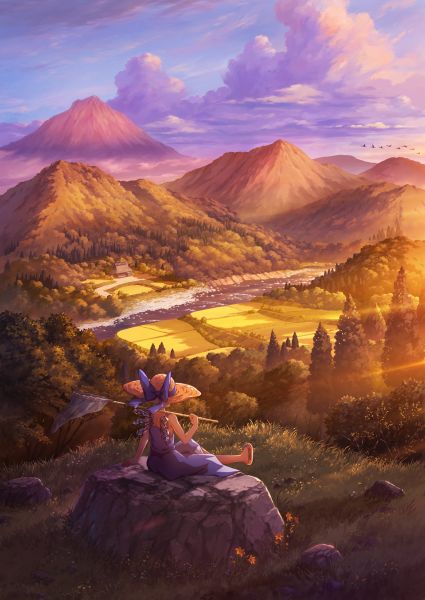
#> input picture NoelleBot/f.jpg, 849 x 1200 px (shown at 1/2 size)
$ python test.py
#> lines starting #> are read from the running program, lines starting #| are printed output that depends on the picture
'''使用时在桌面放置两个文件 f.jpg and b.jpg,尽量使用jpg格式，而不是单纯的更改文件名，
为使生成后表图尽可能接近原图，本程序根据LAB颜色空间进行近似化处理，详情见https://blog.csdn.net/qq_16564093/article/details/80698479'''

from PIL import Image
import time
def colorful_shio(brightness_f,brightness_b):
    '''给定两个参数调整里外图亮度以求得最佳幻坦效果'''
#> called with brightness_f = 12, brightness_b = 7
    start=time.time()
    image_f=Image.open('f.jpg')
#> image_f is the input picture: PIL image 849x1200 RGB; mean R, G, B 135.2, 91.6, 91.7
    image_b=Image.open('b.png')
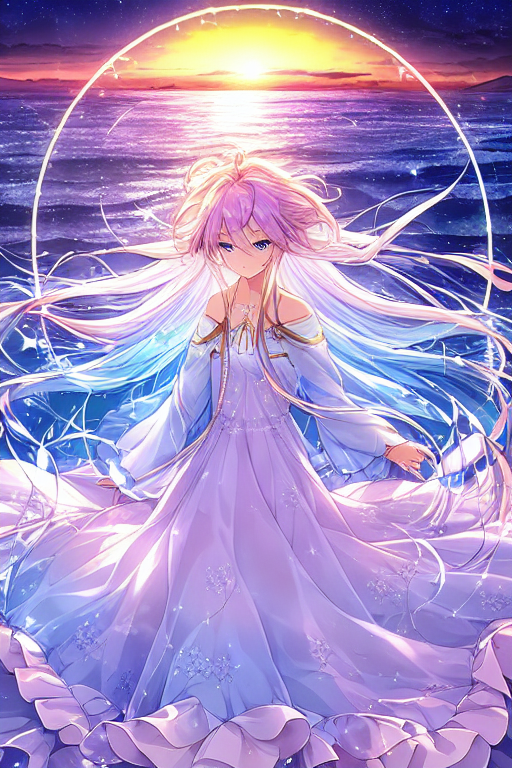
#> input picture NoelleBot/b.png, 512 x 768 px
#> image_b is the input picture: PIL image 512x768 RGB; mean R, G, B 166.6, 145.2, 198
    #导出宽高信息
    w_f,h_f=image_f.size
#> w_f = 849; h_f = 1200
    w_b,h_b=image_b.size
#> w_b = 512; h_b = 768
    #注意：jep图片的像素信息储存格式为RGB，缺少透明度的设置
    #所以需要新建一个RGBA格式的照片文件
    w_min=min(w_f,w_b)
#> w_min = 512
    h_min=min(h_f,h_b)
#> h_min = 768
    new_image=Image.new('RGBA',(w_min,h_min))#此处使用的是两者较大一方的参数
#> new_image: PIL image 512x768 RGBA; every value is 0
    #load()将图片的像素信息储存成array，提供位置坐标即可调出
    # 其速度优于open()
    array_f=image_f.load()
    array_b=image_b.load()
    #调整为同比例图片（计算宽高比例）
    scale_h_f=int(h_f/h_min)
#> scale_h_f = 1
    scale_w_f=int(w_f/w_min)
#> scale_w_f = 1
    scale_h_b=int(h_b/h_min)
#> scale_h_b = 1
    scale_w_b=int(w_b/w_min)
#> scale_w_b = 1
    #确定较小的比例为参照比例
    scale_f=min(scale_h_f,scale_w_f)
#> scale_f = 1
    scale_b=min(scale_h_b,scale_w_b)
#> scale_b = 1
    #使选中像素点居于原图片中央
    trans_f_x=int((w_f-w_min*scale_f)/2)
#> trans_f_x = 168
    trans_b_x=int((w_b-w_min*scale_b)/2)
#> trans_b_x = 0
    #设置修正参数
    #待选值有：10-8，11-7，11-8
    #均为实验所得 格式为a-b
    a=brightness_f
    b=brightness_b
    for i in range(0,w_min):
        for j in range(0,h_min):
            #注意：像素点位置是修正过的
            R_f,G_f,B_f=array_f[trans_f_x+i*scale_f,j*scale_f]
            R_b,G_b,B_b=array_b[trans_b_x+i*scale_b,j*scale_b]
            #对亮度信息进行修正
            R_f *= a/10
            R_b *= b/10
            G_f *= a/10
            G_b *= b/10
            B_f *= a/10
            B_b *= b/10
            #注意：下面的系数变量及结果通过LAB颜色空间求颜色近似度得到
            delta_r = R_b - R_f
            delta_g = G_b - G_f
            delta_b = B_b - B_f
            coe_a = 8+255/256+(delta_r - delta_b)/256
            coe_b = 4*delta_r + 8*delta_g + 6*delta_b + ((delta_r - delta_b)*(R_b+R_f))/256 + (delta_r**2 - delta_b**2)/512
            A_new = 255 + coe_b/(2*coe_a)
            A_new = int(A_new)
            #A_new可能存在不属于0-255的情况，需要进行修正
            if A_new<=0:
                A_new=0
                R_new=0
                G_new=0
                B_new=0
            elif A_new>=255:
                A_new=255
                R_new=int((255*(R_b)*b/10)/A_new)
                G_new=int((255*(G_b)*b/10)/A_new)
                B_new=int((255*(B_b)*b/10)/A_new)
            else:
                A_new=A_new
                R_new=int((255*(R_b)*b/10)/A_new)
                G_new=int((255*(G_b)*b/10)/A_new)
                B_new=int((255*(B_b)*b/10)/A_new)
            pixel_new=(R_new,G_new,B_new,A_new)
            #注：刚发现调试是可以看到临时数据的，需要设置断点
            # print(pixel_new)
            #导入像素信息
            new_image.putpixel((i,j),pixel_new)
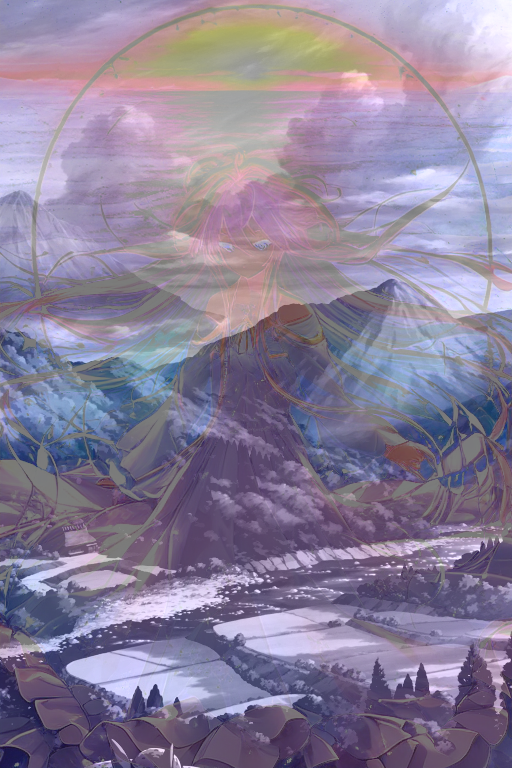
#> new_image: PIL image 512x768 RGBA; mean R, G, B, A 106.3, 91.3, 131.3, 197.1; transparent parts drawn white
    #保存新图片
    new_image.save('幻影坦克%d-%d.png'%(a,b))
    #计算运行程序总时间
    end=time.time()
    print('running time:%ds'%(end-start))
if __name__ == '__main__':
    colorful_shio(12,7)
